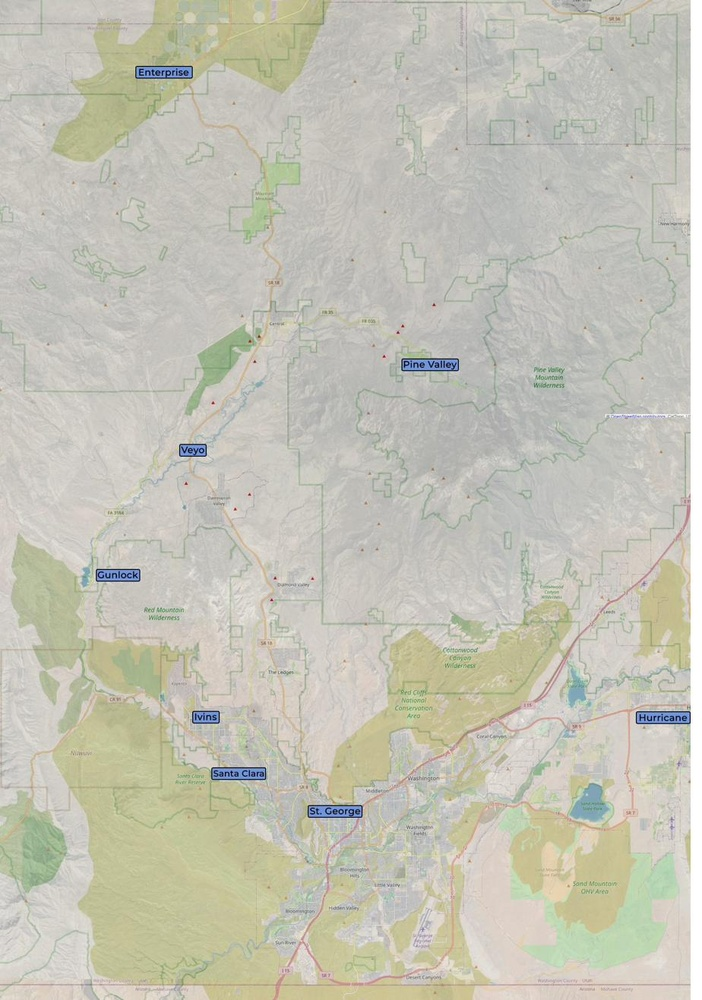
#> input picture src/st-george-map/orig.jpg, 702 x 1000 px, shrunk from 924 x 1316 before the run, found by its file name
$ python restyle.py
#> lines starting #> are read from the running program, lines starting #| are printed output that depends on the picture; after the words box and inside, x2 and y2 are one past the last pixel; in counts of white or black regions, pixels touching at a corner belong together
# Restyle the St. George basemap (OSM-derived terrain render) to match the
# NPS-style maps: cream land, pale green / pale tan public lands, NPS red roads,
# blue water, bold black town labels with a white halo. Same size, so every
# map position and the GPS fit stay valid.
import cv2, numpy as np
from PIL import Image, ImageDraw, ImageFont
D='/tmp/claude-0/build/sg/'
img=cv2.imread(D+'orig.jpg'); H,W=img.shape[:2]
#> further down, img is the input picture: shape (1000, 702, 3); mean B, G, R 181.8, 195.3, 196.1
#> after `H, W = img.shape[:2]`: H = 1000; W = 702
hsv=cv2.cvtColor(img,cv2.COLOR_BGR2HSV); h,s,v=[hsv[...,i].astype(np.int32) for i in range(3)]
#> after `hsv = cv2.cvtColor(img, cv2.COLOR_BGR2HSV)`: hsv: shape (1000, 702, 3); mean H, S, V 29.5, 22.3, 198.2
#> after `h, s, v = [hsv[..., i].astype(np.int32) for i in range(3)]`:
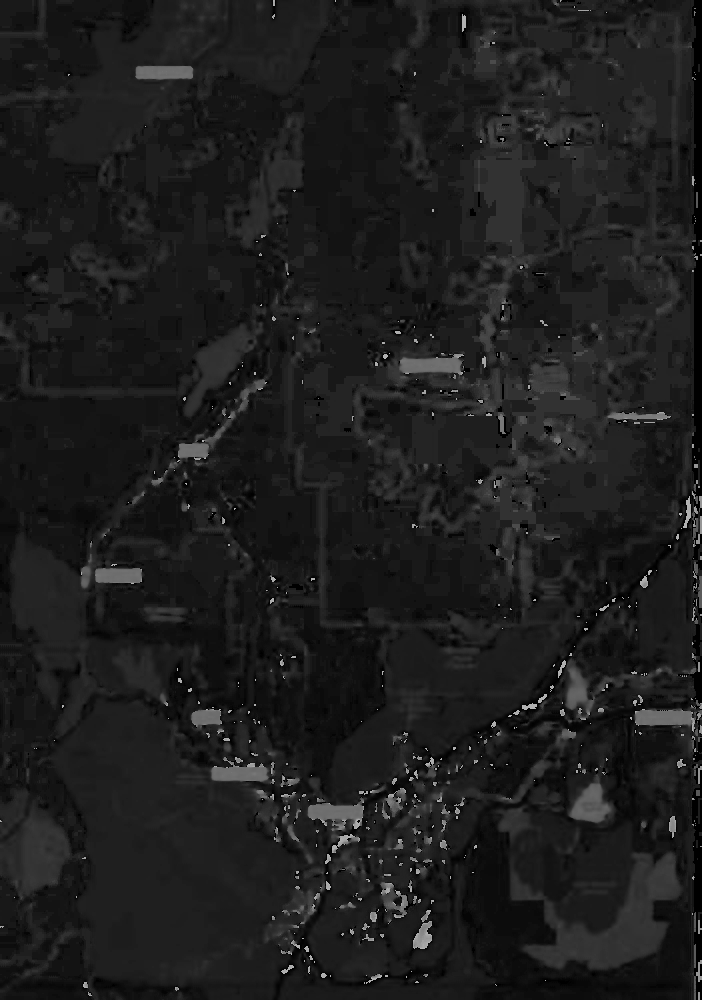
#> h: shape (1000, 702) int32; min 0, max 179, mean 29.5
#> after `h, s, v = [hsv[..., i].astype(np.int32) for i in range(3)]`:
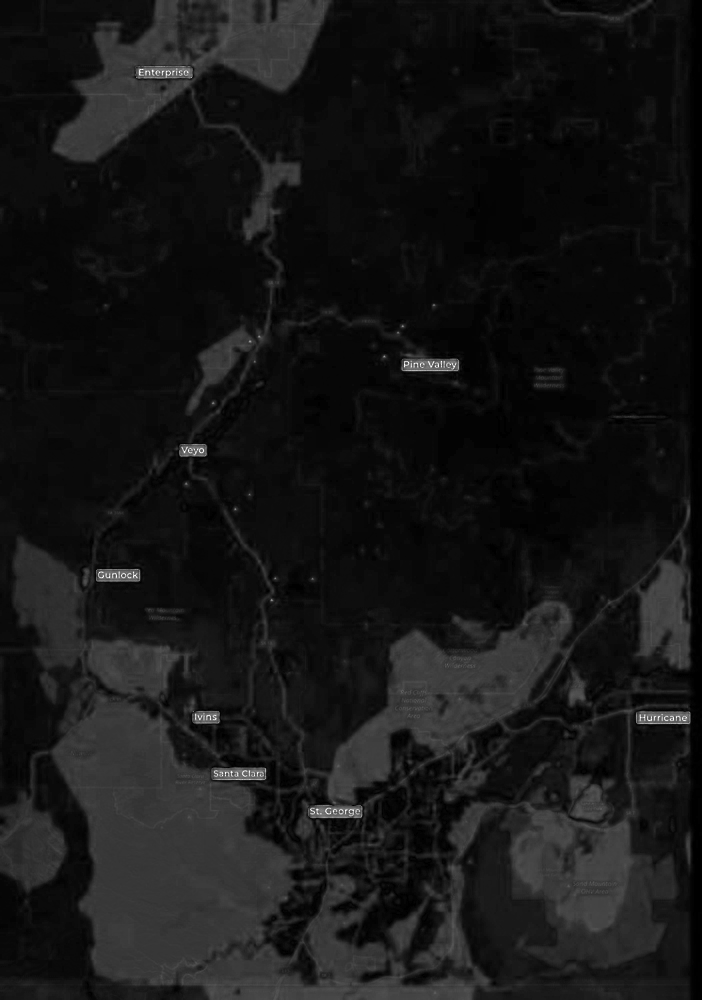
#> s: shape (1000, 702) int32; min 0, max 255, mean 22.3
#> after `h, s, v = [hsv[..., i].astype(np.int32) for i in range(3)]`:
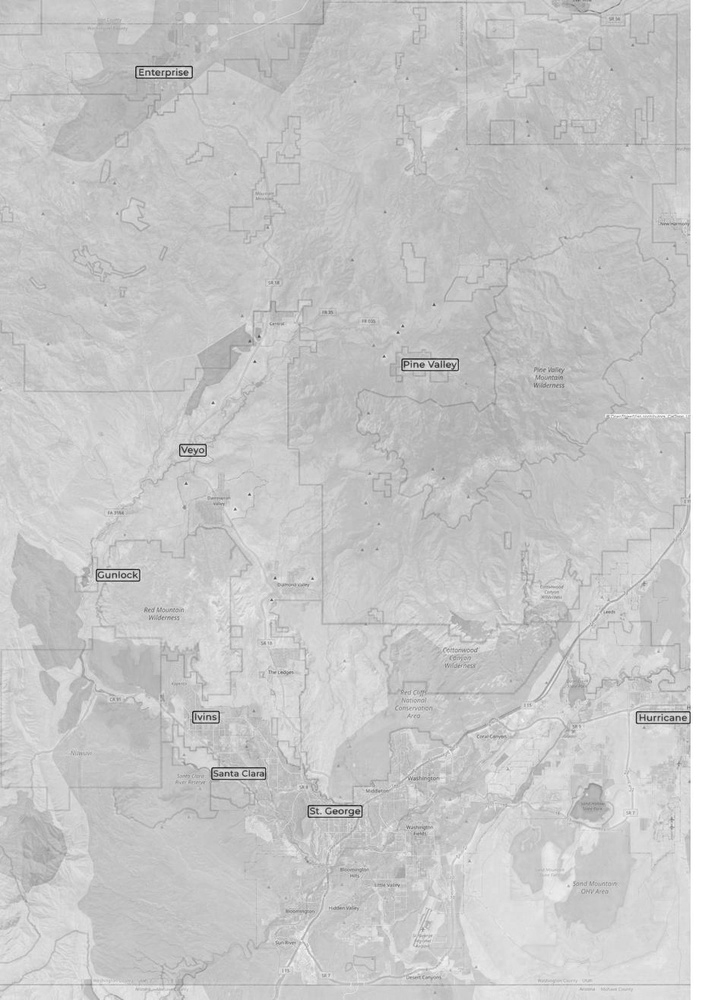
#> v: shape (1000, 702) int32; min 34, max 255, mean 198.2
# 1. find the blue label boxes, record them, inpaint them away
fill=((h>=100)&(h<=125)&(s>70)&(v>150)).astype(np.uint8)
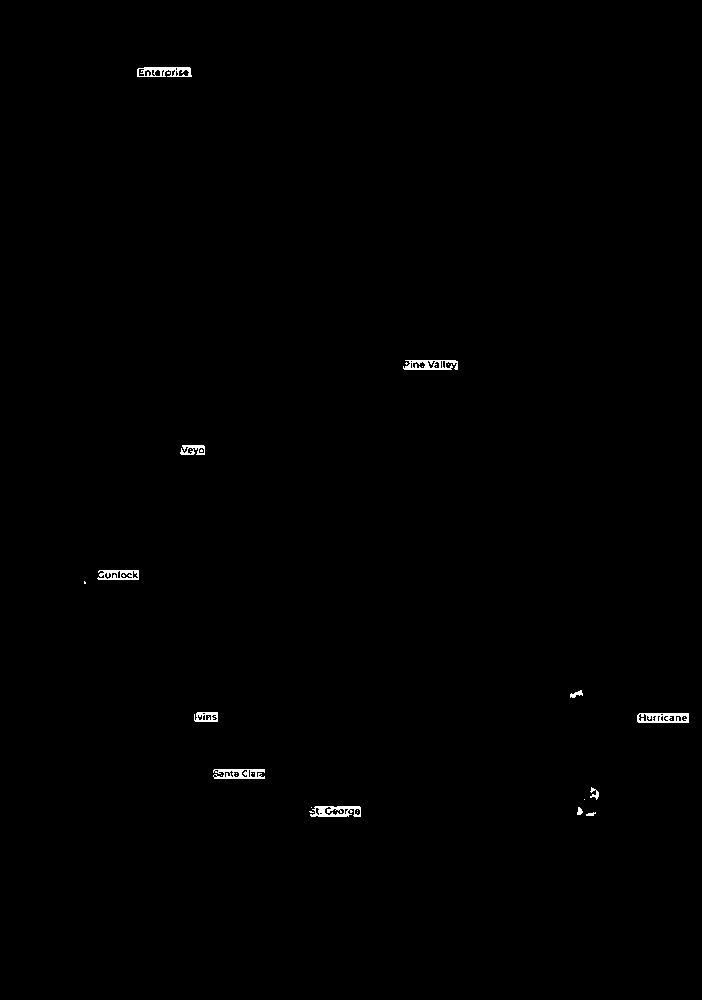
#> fill: shape (1000, 702); values 0 (black) and 1 (white), 0.38% white in thin lines or dots, all inside (x1, y1, x2, y2) = (84, 67, 689, 817)
n,lab,st,cen=cv2.connectedComponentsWithStats(fill,8)
#> lab: shape (1000, 702) int32; 33 distinct labels, from 0 to 32
#> n = 33; st = 33 rows, first 6: [0, 0, 702, 1000, 699333], [137, 67, 55, 10, 351], [167, 72, 3, 2, 6], [403, 360, 55, 10, 358], [405, 362, 3, 3, 5], [448, 364, 1, 1, 1]; cen = 33 pairs, first value 84.4 to 684, second value 71.08 to 813.8
boxes=[(x,y,w,hh) for (x,y,w,hh,a) in st[1:] if a>150 and w>25 and hh>10 and hh<40]
#> boxes = [(310, 806, 51, 11)]
mask=np.zeros((H,W),np.uint8)
for x,y,w,hh in boxes: cv2.rectangle(mask,(x-3,y-3),(x+w+3,y+hh+3),255,-1)
#> this loop made 1 pass
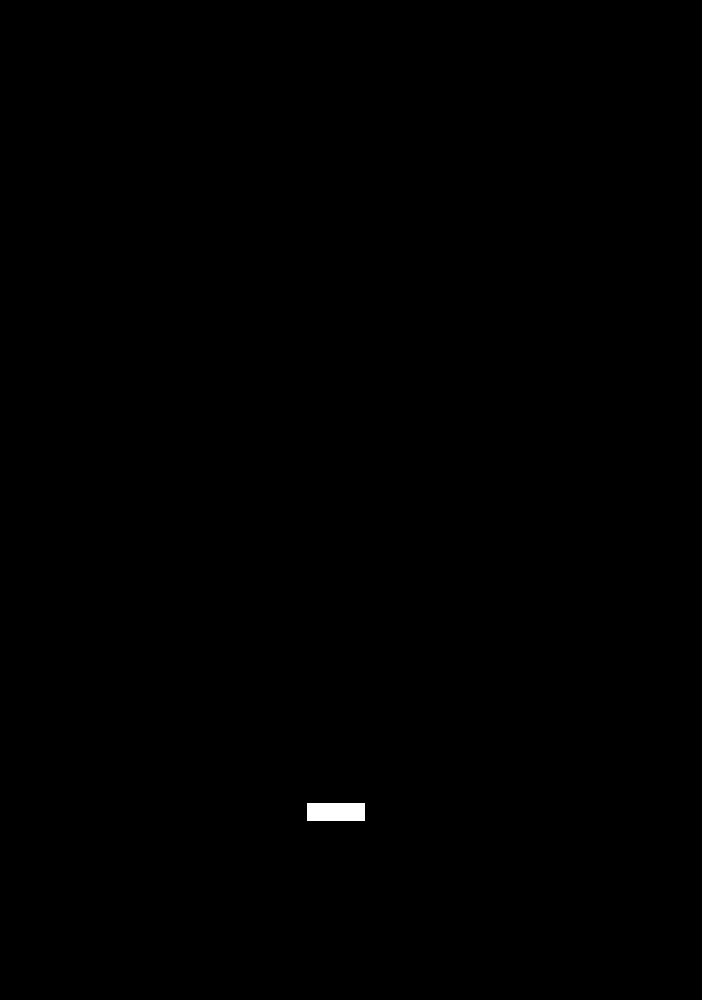
#> mask: shape (1000, 702); 0.15% white; 1 white region, box (x1, y1, x2, y2) and area: (307, 803, 365, 821) 1044
cv2.rectangle(mask,(int(W*0.86),int(H*0.408)),(W-1,int(H*0.424)),255,-1)   # old tiny attribution line
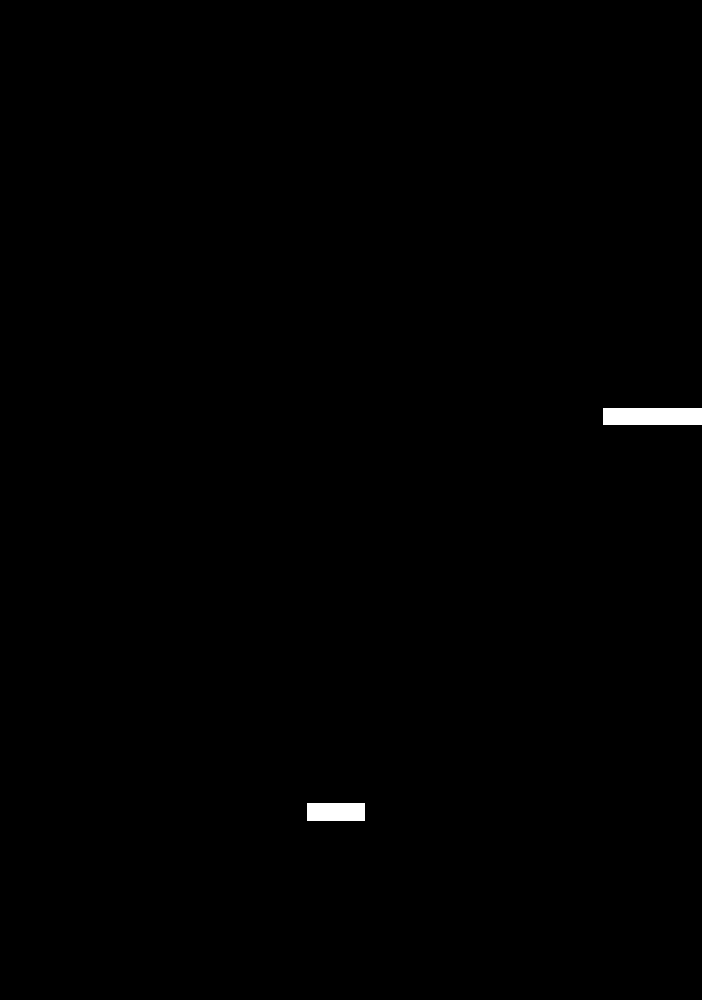
#> mask: shape (1000, 702); 0.39% white; 2 white regions, box (x1, y1, x2, y2) and area: (603, 408, 702, 425) 1683, (307, 803, 365, 821) 1044
img=cv2.inpaint(img,mask,6,cv2.INPAINT_TELEA)
print('boxes',boxes)
#| boxes [(310, 806, 51, 11)]
np.save(D+'boxes.npy',np.array(boxes))
cv2.imwrite(D+'clean.png',img)
